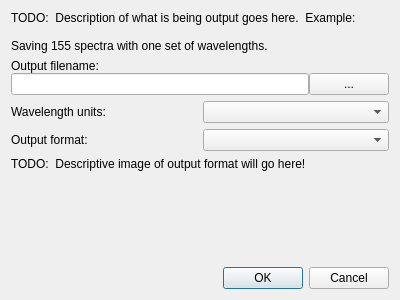
<?xml version="1.0" encoding="UTF-8"?>
<ui version="4.0">
 <class>ExportSpectraDialog</class>
 <widget class="QDialog" name="ExportSpectraDialog">
  <property name="geometry">
   <rect>
    <x>0</x>
    <y>0</y>
    <width>400</width>
    <height>300</height>
   </rect>
  </property>
  <property name="windowTitle">
   <string>Export Spectra</string>
  </property>
  <layout class="QGridLayout" name="gridLayout" rowstretch="0,0,0,0,0,0,1,0">
   <item row="3" column="1">
    <widget class="QLabel" name="label_2">
     <property name="text">
      <string>Wavelength units:</string>
     </property>
    </widget>
   </item>
   <item row="3" column="2">
    <widget class="QComboBox" name="comboBox"/>
   </item>
   <item row="0" column="1" colspan="2">
    <widget class="QLabel" name="label_3">
     <property name="text">
      <string>TODO:  Description of what is being output goes here.  Example:

Saving 155 spectra with one set of wavelengths.</string>
     </property>
    </widget>
   </item>
   <item row="2" column="1" colspan="2">
    <widget class="QWidget" name="widget" native="true">
     <layout class="QGridLayout" name="gridLayout_2" columnstretch="1,0">
      <property name="leftMargin">
       <number>0</number>
      </property>
      <property name="topMargin">
       <number>0</number>
      </property>
      <property name="rightMargin">
       <number>0</number>
      </property>
      <property name="bottomMargin">
       <number>0</number>
      </property>
      <property name="spacing">
       <number>0</number>
      </property>
      <item row="1" column="0">
       <widget class="QLineEdit" name="lineEdit"/>
      </item>
      <item row="1" column="1">
       <widget class="QPushButton" name="pushButton">
        <property name="text">
         <string>...</string>
        </property>
       </widget>
      </item>
      <item row="0" column="0">
       <widget class="QLabel" name="label">
        <property name="text">
         <string>Output filename:</string>
        </property>
       </widget>
      </item>
     </layout>
    </widget>
   </item>
   <item row="6" column="1" colspan="2">
    <widget class="QLabel" name="label_5">
     <property name="text">
      <string>TODO:  Descriptive image of output format will go here!</string>
     </property>
     <property name="alignment">
      <set>Qt::AlignLeading|Qt::AlignLeft|Qt::AlignTop</set>
     </property>
    </widget>
   </item>
   <item row="5" column="2">
    <widget class="QComboBox" name="comboBox_2"/>
   </item>
   <item row="5" column="1">
    <widget class="QLabel" name="label_4">
     <property name="text">
      <string>Output format:</string>
     </property>
    </widget>
   </item>
   <item row="7" column="1" colspan="2">
    <widget class="QDialogButtonBox" name="buttonBox">
     <property name="orientation">
      <enum>Qt::Horizontal</enum>
     </property>
     <property name="standardButtons">
      <set>QDialogButtonBox::Cancel|QDialogButtonBox::Ok</set>
     </property>
    </widget>
   </item>
  </layout>
 </widget>
 <resources/>
 <connections>
  <connection>
   <sender>buttonBox</sender>
   <signal>accepted()</signal>
   <receiver>ExportSpectraDialog</receiver>
   <slot>accept()</slot>
   <hints>
    <hint type="sourcelabel">
     <x>248</x>
     <y>254</y>
    </hint>
    <hint type="destinationlabel">
     <x>157</x>
     <y>274</y>
    </hint>
   </hints>
  </connection>
  <connection>
   <sender>buttonBox</sender>
   <signal>rejected()</signal>
   <receiver>ExportSpectraDialog</receiver>
   <slot>reject()</slot>
   <hints>
    <hint type="sourcelabel">
     <x>316</x>
     <y>260</y>
    </hint>
    <hint type="destinationlabel">
     <x>286</x>
     <y>274</y>
    </hint>
   </hints>
  </connection>
 </connections>
</ui>
